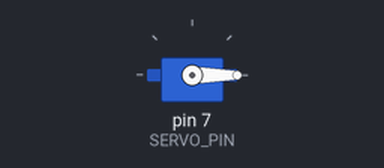
A sketch run on a simulated Arduino Uno, built with avr-gcc and run on an emulated ATmega328P. Parts: servo.

Above: at 0.05 s.
Timing chart, 0 to 4.6 s (numbered marks = the images above):
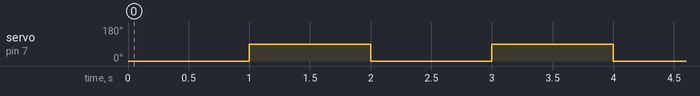

The sketch:

servo_test.ino
```cpp
#define SERVO_PIN 7
#define OPEN_DEG 0
#define CLOSE_DEG 90

#include <Servo.h>

Servo myServo ;

void setup() {
  // put your setup code here, to run once:
  myServo.attach(SERVO_PIN);
}

void loop() {
  myServo.write(OPEN_DEG);
  delay(1000);
  myServo.write(CLOSE_DEG);
  delay(1000);


  // put your main code here, to run repeatedly:

}
```

Measured:
- by itself, servo on pin 7 (SERVO_PIN): alternates 90° for 1.0 s and 0° for 1.0 s
